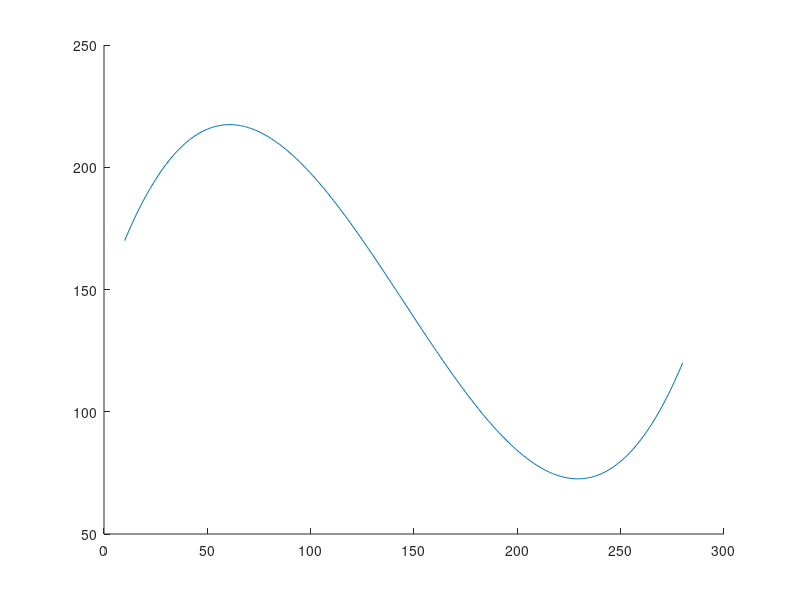

MATLAB code to generate this figure:
close all
clc
hold on

x1 = 10;
x4 = 280;
y1 = 170;
y4 = 120;
incx = (x4-x1)/3;
incy = (y4-y1)/2;
for i = 1:1:incx
    for j = 1:1:x4-incx
        quit=0;
        x2 = x1+i;
        x3 = x4-i;
        y2 = y1+j;
        y3 = y4-j;


        %Matriz principal
        A = [(x1^3),(x1^2),(x1),1; (x2^3),(x2^2),(x2),1; (x3^3),(x3^2),(x3),1; (x4^3),(x4^2),(x4),1];

        %Vector Y
        Y = [y1; y2; y3; y4];

        %matriz de soluciones

        Z = inv(A) * Y;


        if (Z(1)~=0 )
            funcion = @(X)(Z(1)*X.^3)+(Z(2)*X.^2) + (Z(3)*X)+(Z(4));
            funcion_2=@(X) (3*Z(1)*X.^2)+(2*Z(2)*X) + (Z(3));
            funcion_3=@(X) ((6*Z(1)*X)+(2*Z(2)));
            funcion_4=@(X) sqrt((1+((funcion_2(X)).^2)));
            longitud=integral(funcion_4,x1,x4);
            if(longitud<500 && longitud>300)
                cont=1;
                X=[x1:x4];
                Y=[];
                xmax = (-Z(2)-sqrt(Z(2)^2-3*Z(1)*Z(3)))/(3*Z(1));
                xmin = (-Z(2)+sqrt(Z(2)^2-3*Z(1)*Z(3)))/(3*Z(1));
                for k=x1:x4
                    Y(cont)=funcion(k);
                    cont=cont+1;
                end

                try
                    radio=((1+(funcion_2(xmax)^2))^(3/2))/(funcion_3(xmax));
                catch
                    radio=51;
                end
                if radio < 50 && radio>-50
                    disp(longitud)
                    disp(radio)
                    disp(Z)
                    quit=1;
                    plot(X,Y)
                    disp(X)
                    disp(Y)
                   break;
                end
            end
        end
    end
    if quit == 1
        break;
    end
end

